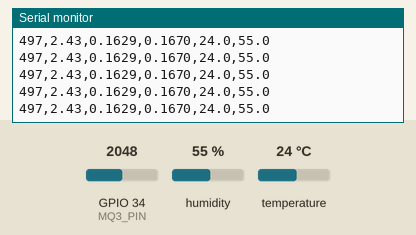
The sketch below on a simulated ESP32. Shown: the last lines printed to the serial monitor. The inputs (shaded band) are chosen by the test bench; at power-on: humidity 55 %, GPIO 34 (MQ3_PIN) = 2048, temperature 24 °C.

Above: at 1.2 s.
1.3 s: humidity set to 22 %
At 2.79 s:
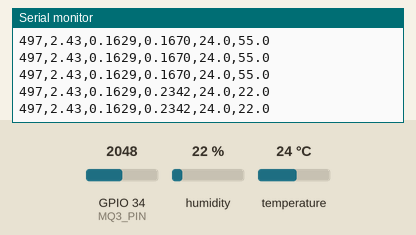
2.8 s: GPIO 34 (MQ3_PIN) set to 2866
At 2.99 s:
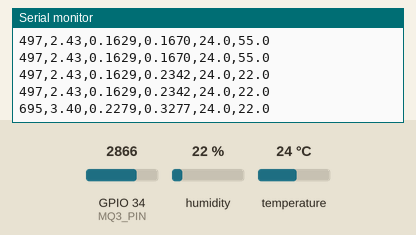
4.3 s: temperature set to 12 °C
At 4.61 s:
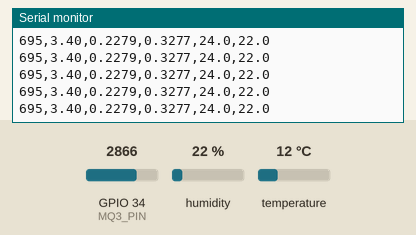
5.8 s: GPIO 34 (MQ3_PIN) set to 3603
At 5.8 s:
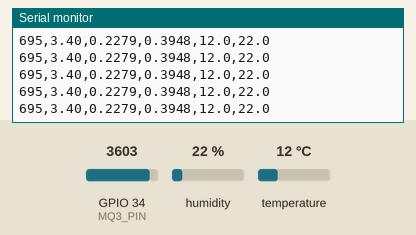
7.3 s: humidity set to 40 %
At 7.4 s:
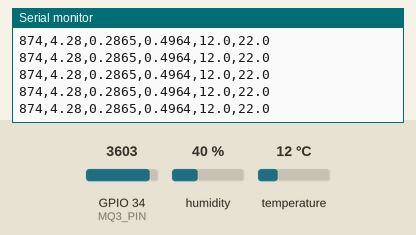
Timing chart, 0 to 9.8 s (numbered marks = the images above; inputs shaded):
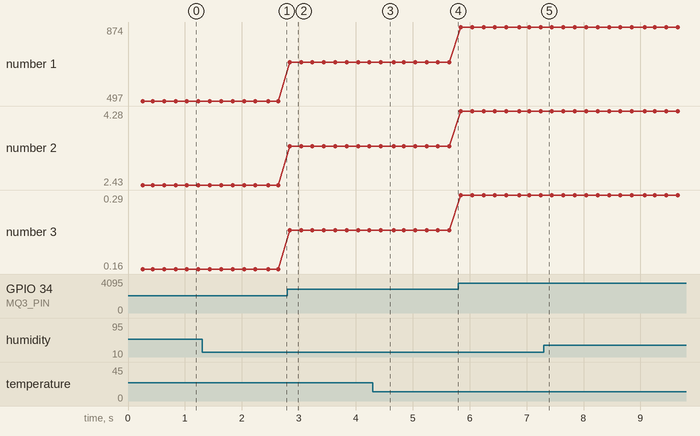

The sketch:

nov11code_arduino.ino
```cpp
#include <WiFi.h>
#include <WebServer.h>
#include <Wire.h>
#include "DHT.h"

// network parameters
const char* WIFI_SSID = "Breathalyzer-ESP32";
const char* WIFI_PASS = "breath1234";

// pin map for ESP32
const int MQ3_PIN = 34;
const int DHT_PIN = 4;
#define DHTTYPE DHT11

// resistor values for voltage divider
const float R_TOP = 9700.0;
const float R_BOTTOM = 20500.0;
const float DIVIDER_GAIN = (R_TOP + R_BOTTOM) / R_BOTTOM;

const float STANDARD_TEMP = 20.0;    // standard temperature in C
const float STANDARD_HUMID = 65.0;   // standard relative humidity in %

const unsigned long READ_INTERVAL_MS = 200;    // reading rate

// state
WebServer server(80);
DHT dht(DHT_PIN, DHTTYPE);

char latestLine[96] = "";
unsigned long lastTick = 0;

void handleData() {
  server.sendHeader("Cache-Control", "no-store");
  if (latestLine[0] == '\0') {
    server.send(503, "text/plain", "no reading yet");
  } else {
    server.send(200, "text/plain", latestLine);
  }
}

//sensors
void setLine(const char* text) {
  snprintf(latestLine, sizeof(latestLine), "%s", text);
  Serial.println(latestLine);
}

// average of 16 samples using ESP32 factory ADC calibration
float readMq3Volts() {
  uint32_t sum = 0;
  for (int i = 0; i < 16; i++) {
    sum += analogReadMilliVolts(MQ3_PIN);
    delay(2);
  }
  float pinVolts = (sum / 16.0) / 1000.0;
  return pinVolts * DIVIDER_GAIN;      // scales back up to the module's 0-5V range with gain from voltage divider
}

void takeReading() {
  float humidity = dht.readHumidity(); // read humidity in %
  float temperature = dht.readTemperature(); // read temperature in Celsius

  if (isnan(humidity) || isnan(temperature)) {
    setLine("Failed to read from DHT sensor!");
    return;
  }

  float mq3Voltage = readMq3Volts();
  if (mq3Voltage <= 0) mq3Voltage = 0.001;
  int mq3Raw = (int)((mq3Voltage / 5.0) * 1023.0);   // 10-bit scale for ADC

  float tempFactor = 1.0 + (0.015 * (temperature - STANDARD_TEMP));
  float humidFactor = 1.0 + (0.008 * (humidity - STANDARD_HUMID));

  float compensatedVoltage = mq3Voltage / (tempFactor * humidFactor);

  float mgL = 0.67 * compensatedVoltage;
  float estimatedBAC = mgL * 0.1;
  float RawBAC = 0.67 * mq3Voltage * 0.1;

  char line[96];
  snprintf(line, sizeof(line), "%d,%.2f,%.4f,%.4f,%.1f,%.1f", //output
           mq3Raw, mq3Voltage, RawBAC, estimatedBAC, temperature, humidity);
  setLine(line);
}

void setup() {
  Serial.begin(115200);
  analogSetAttenuation(ADC_11db);      // full input range for ESP32 ADC
  dht.begin();

  // create WiFi on ESP32
  WiFi.mode(WIFI_AP);
  if (!WiFi.softAP(WIFI_SSID, WIFI_PASS)) {
    Serial.println("Failed to start the WiFi access point");
  }

  Serial.print("WiFi network: ");
  Serial.println(WIFI_SSID);
  Serial.print("Open http://");
  Serial.println(WiFi.softAPIP());

  server.on("/data", handleData);
  server.begin();
}

void loop() {
  server.handleClient();               // answers the Android app requests

  unsigned long now = millis();
  if (now - lastTick >= READ_INTERVAL_MS) {
    lastTick = now;
    takeReading();
  }

  delay(2);
}
```

Measured:
- after the input at 1.3 s, the serial monitor: prints a new line after 1.2 s (image 1)
- after the input at 2.8 s, the serial monitor: prints a new line at once (image 2)
- plotted number 1: 497 → 695 after the input at 2.8 s, 695 → 874 after the input at 5.8 s
- plotted number 2: 2.43 → 3.4 after the input at 2.8 s, 3.4 → 4.28 after the input at 5.8 s
- plotted number 3: 0.16 → 0.23 after the input at 2.8 s, 0.23 → 0.29 after the input at 5.8 s
